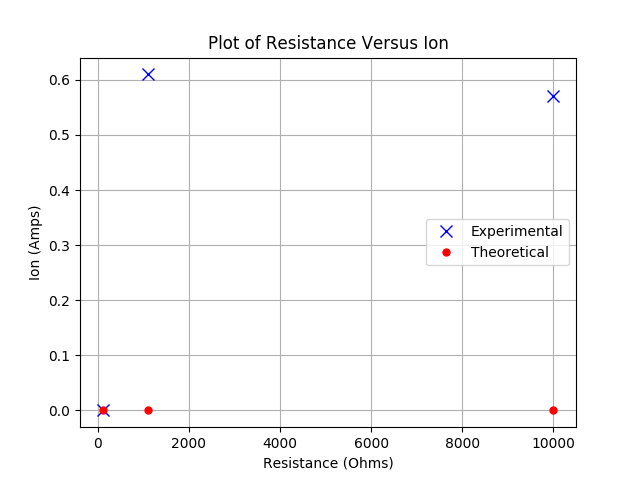

The Python source for this figure:

# Simple I-V Graph


import numpy as np
import matplotlib.pyplot as plt
from exp2graph10k import von10k
from exp2graph1k import von1k
from exp2graph100 import von100
from exp2graphall import ut, iss

xs = [110, 1100, 10000]
ys = [von100, von1k, von10k]
ions = []

for val in xs:
    ion = ut/val
    ions.append(ion)

i = 0
for val in ys:
    ion = iss*np.exp(val/ut)
    ys[i] = ion

if __name__ == '__main__':
    title = "Plot of Resistance Versus Ion"
    xLabel = "Resistance (Ohms)"
    yLabel = "Ion (Amps)"


    Data = plt.plot(xs, ys, 'bx', markersize=8, label="Experimental")
    Data = plt.plot(xs, ions, 'ro', markersize=5, label="Theoretical")

    plt.legend()
    plt.xlabel(xLabel)
    plt.ylabel(yLabel)
    plt.title(title)
    plt.grid(True)
    plt.show()
